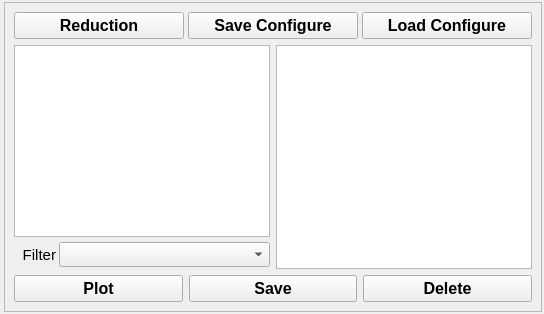
    <widget class="QWidget" name="widget_2" native="true">
     <property name="sizePolicy">
      <sizepolicy hsizetype="Expanding" vsizetype="Expanding">
       <horstretch>0</horstretch>
       <verstretch>0</verstretch>
      </sizepolicy>
     </property>
     <layout class="QHBoxLayout" name="horizontalLayout_2" stretch="3,0">
      <property name="spacing">
       <number>2</number>
      </property>
      <property name="leftMargin">
       <number>2</number>
      </property>
      <property name="topMargin">
       <number>2</number>
      </property>
      <property name="rightMargin">
       <number>2</number>
      </property>
      <property name="bottomMargin">
       <number>2</number>
      </property>
      <item>
       <widget class="QFrame" name="graphicView">
        <property name="sizePolicy">
         <sizepolicy hsizetype="Expanding" vsizetype="Expanding">
          <horstretch>0</horstretch>
          <verstretch>0</verstretch>
         </sizepolicy>
        </property>
        <property name="frameShape">
         <enum>QFrame::StyledPanel</enum>
        </property>
        <property name="frameShadow">
         <enum>QFrame::Raised</enum>
        </property>
       </widget>
      </item>
      <item>
       <widget class="QFrame" name="frame_5">
        <property name="sizePolicy">
         <sizepolicy hsizetype="Expanding" vsizetype="Expanding">
          <horstretch>0</horstretch>
          <verstretch>0</verstretch>
         </sizepolicy>
        </property>
        <property name="frameShape">
         <enum>QFrame::StyledPanel</enum>
        </property>
        <property name="frameShadow">
         <enum>QFrame::Raised</enum>
        </property>
        <layout class="QVBoxLayout" name="verticalLayout_4">
         <item>
          <widget class="QWidget" name="widget_23" native="true">
           <layout class="QHBoxLayout" name="horizontalLayout_22">
            <property name="spacing">
             <number>4</number>
            </property>
            <property name="leftMargin">
             <number>0</number>
            </property>
            <property name="topMargin">
             <number>0</number>
            </property>
            <property name="rightMargin">
             <number>0</number>
            </property>
            <property name="bottomMargin">
             <number>0</number>
            </property>
            <item>
             <widget class="QPushButton" name="Reduction">
              <property name="sizePolicy">
               <sizepolicy hsizetype="Minimum" vsizetype="Minimum">
                <horstretch>0</horstretch>
                <verstretch>0</verstretch>
               </sizepolicy>
              </property>
              <property name="maximumSize">
               <size>
                <width>16777215</width>
                <height>40</height>
               </size>
              </property>
              <property name="font">
               <font>
                <family>Arial</family>
                <pointsize>12</pointsize>
                <weight>75</weight>
                <bold>true</bold>
               </font>
              </property>
              <property name="text">
               <string>Reduction</string>
              </property>
             </widget>
            </item>
            <item>
             <widget class="QPushButton" name="save_config">
              <property name="maximumSize">
               <size>
                <width>16777215</width>
                <height>40</height>
               </size>
              </property>
              <property name="font">
               <font>
                <family>Arial</family>
                <pointsize>12</pointsize>
                <weight>75</weight>
                <bold>true</bold>
               </font>
              </property>
              <property name="text">
               <string>Save Configure</string>
              </property>
             </widget>
            </item>
            <item>
             <widget class="QPushButton" name="Load_Config">
              <property name="sizePolicy">
               <sizepolicy hsizetype="Minimum" vsizetype="Minimum">
                <horstretch>0</horstretch>
                <verstretch>0</verstretch>
               </sizepolicy>
              </property>
              <property name="maximumSize">
               <size>
                <width>16777215</width>
                <height>40</height>
               </size>
              </property>
              <property name="font">
               <font>
                <family>Arial</family>
                <pointsize>12</pointsize>
                <weight>75</weight>
                <bold>true</bold>
               </font>
              </property>
              <property name="text">
               <string>Load Configure</string>
              </property>
             </widget>
            </item>
           </layout>
          </widget>
         </item>
         <item>
          <layout class="QHBoxLayout" name="horizontalLayout_20">
           <item>
            <layout class="QVBoxLayout" name="verticalLayout_2">
             <property name="spacing">
              <number>3</number>
             </property>
             <item>
              <widget class="QListWidget" name="sam_list"/>
             </item>
             <item>
              <layout class="QHBoxLayout" name="horizontalLayout_4" stretch="1,5">
               <property name="topMargin">
                <number>2</number>
               </property>
               <property name="bottomMargin">
                <number>2</number>
               </property>
               <item>
                <widget class="QLabel" name="label_11">
                 <property name="font">
                  <font>
                   <family>Arial</family>
                   <pointsize>11</pointsize>
                  </font>
                 </property>
                 <property name="text">
                  <string>Filter</string>
                 </property>
                 <property name="alignment">
                  <set>Qt::AlignRight|Qt::AlignTrailing|Qt::AlignVCenter</set>
                 </property>
                 <property name="buddy">
                  <cstring>filterbox</cstring>
                 </property>
                </widget>
               </item>
               <item>
                <widget class="XComboBox" name="filterbox">
                 <property name="minimumSize">
                  <size>
                   <width>0</width>
                   <height>25</height>
                  </size>
                 </property>
                </widget>
               </item>
              </layout>
             </item>
            </layout>
           </item>
           <item>
            <widget class="QListWidget" name="other_list"/>
           </item>
          </layout>
         </item>
         <item>
          <layout class="QHBoxLayout" name="horizontalLayout_3">
           <item>
            <widget class="QPushButton" name="plot_button">
             <property name="sizePolicy">
              <sizepolicy hsizetype="Minimum" vsizetype="Minimum">
               <horstretch>0</horstretch>
               <verstretch>0</verstretch>
              </sizepolicy>
             </property>
             <property name="font">
              <font>
               <family>Arial</family>
               <pointsize>12</pointsize>
               <weight>75</weight>
               <bold>true</bold>
              </font>
             </property>
             <property name="text">
              <string>Plot</string>
             </property>
            </widget>
           </item>
           <item>
            <widget class="QPushButton" name="save_button">
             <property name="sizePolicy">
              <sizepolicy hsizetype="Minimum" vsizetype="Minimum">
               <horstretch>0</horstretch>
               <verstretch>0</verstretch>
              </sizepolicy>
             </property>
             <property name="font">
              <font>
               <family>Arial</family>
               <pointsize>12</pointsize>
               <weight>75</weight>
               <bold>true</bold>
              </font>
             </property>
             <property name="text">
              <string>Save</string>
             </property>
            </widget>
           </item>
           <item>
            <widget class="QPushButton" name="del_button">
             <property name="font">
              <font>
               <family>Arial</family>
               <pointsize>12</pointsize>
               <weight>75</weight>
               <bold>true</bold>
              </font>
             </property>
             <property name="text">
              <string>Delete</string>
             </property>
            </widget>
           </item>
          </layout>
         </item>
        </layout>
       </widget>
      </item>
     </layout>
    </widget>
